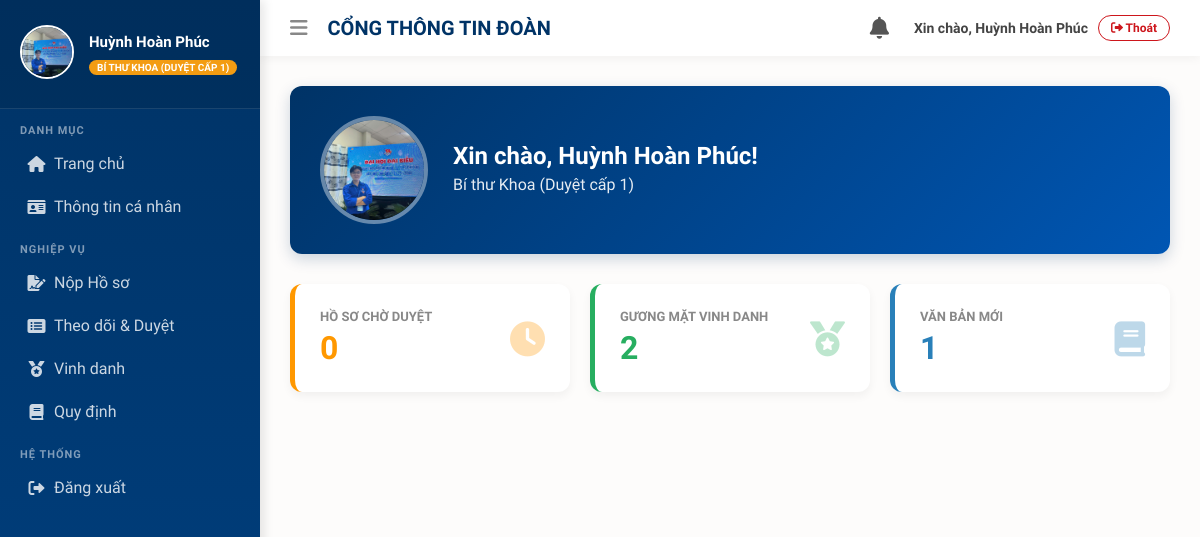
The app's page /dashboard/ (signed in) with its own data.
### umt_youth_union/models.py (models this page shows, shortened)
class SinhVien(models.Model):
    ma_sinh_vien = models.CharField(max_length=20, unique=True, db_index=True)
    user = models.OneToOneField(User, on_delete=models.CASCADE, null=True, blank=True)
    avatar = models.ImageField(upload_to='avatars/', null=True, blank=True, verbose_name="Ảnh đại diện")
    ma_sinh_vien = models.CharField(max_length=15, unique=True, verbose_name="MSSV")
    ho_ten = models.CharField(max_length=100, verbose_name="Họ và Tên")
    ngay_sinh = models.DateField(null=True, blank=True, verbose_name="Ngày sinh")
    quoc_tich = models.CharField(max_length=50, default="Việt Nam", verbose_name="Quốc tịch")
    email_sv = models.EmailField(max_length=100, verbose_name="Email Sinh viên")
    so_dien_thoai = models.CharField(max_length=15, null=True, blank=True, verbose_name="Số điện thoại")
    dia_chi_thuong_tru = models.TextField(null=True, blank=True, verbose_name="Nơi thường trú")
    dia_chi_tam_tru = models.TextField(null=True, blank=True, verbose_name="Nơi tạm trú")
    truong = models.CharField(max_length=100, default="Đại học Quản lý và Công nghệ TP.HCM (UMT)", verbose_name="Trường")
    khoa_hoc = models.CharField(max_length=20, null=True, blank=True, verbose_name="Khóa học")
    chi_doan_gan_ket = models.ForeignKey(ChiDoan, on_delete=models.SET_NULL, null=True, blank=True, verbose_name="Chi Đoàn")
    CHUC_VU_CHOICES = (
        ('DOAN_VIEN', 'Đoàn viên (Nộp hồ sơ)'),
        ('UY_VIEN', 'Ủy viên (Duyệt Minh chứng)'),
        ('BI_THU_KHOA', 'Bí thư Khoa (Duyệt cấp 1)'),
        ('BI_THU_TRUONG', 'Bí thư Trường (Duyệt cuối)'),
    )
    chuc_vu = models.CharField(max_length=20, choices=CHUC_VU_CHOICES, default='DOAN_VIEN', verbose_name="Chức vụ Đoàn")

### umt_youth_union/views.py (the view)
# urls.py: path('dashboard/', views.dashboard_view, name='dashboard'),
@login_required(login_url='login')
def dashboard_view(request):
    so_ho_so_cho = HoSoXetDuyet.objects.filter(trang_thai='CHO_DUYET').count()
    so_sv_dat = HoSoXetDuyet.objects.filter(trang_thai='DAT').count()
    so_van_ban = QuyDinhDieuLe.objects.count()
    try:
        sinh_vien = SinhVien.objects.get(user=request.user)
        user_role = sinh_vien.chuc_vu
    except SinhVien.DoesNotExist:
        sinh_vien = None
        user_role = 'DOAN_VIEN'
    context = {
        'page_title': 'Trang Tổng quan',
        'so_ho_so_cho': so_ho_so_cho,
        'so_sv_dat': so_sv_dat,
        'so_van_ban': so_van_ban,
        'sinh_vien': sinh_vien,
        'user_role': user_role,
        'is_admin': request.user.is_superuser
    }
    return render(request, 'umt_youth_union/dashboard.html', context)

### umt_youth_union/context_processors.py (called while the page is built)
def thong_bao_chung(request):
    if request.user.is_authenticated:
        thong_baos = ThongBao.objects.filter(nguoi_nhan=request.user).order_by('-ngay_tao')[:10]
        so_chua_xem = ThongBao.objects.filter(nguoi_nhan=request.user, da_xem=False).count()
        return {
            'chung_thong_bao_list': thong_baos,
            'chung_so_thong_bao': so_chua_xem
        }
    return {}

### umt_youth_union/templates/umt_youth_union/dashboard.html (shortened to what this page needs)
{% extends 'umt_youth_union/base.html' %}
{% block content %}
<div class="dashboard-header">
    {% if sinh_vien.avatar %}
        <img src="{{ sinh_vien.avatar.url }}" class="user-avatar-large">
    {% else %}
        <div class="user-avatar-large" style="background:#eee; display:flex; align-items:center; justify-content:center; color:#999; font-size:40px;"><i class="fas fa-user"></i></div>
    {% endif %}
    <div>
        <h2 style="margin: 0;">Xin chào, {{ user.last_name }} {{ user.first_name }}!</h2>
        {% if user.is_superuser %}
            <p style="margin: 5px 0; opacity: 0.9; color: #f1c40f; font-weight: bold;">QUẢN TRỊ VIÊN HỆ THỐNG</p>
        {% else %}
            <p style="margin: 5px 0; opacity: 0.9;">{{ sinh_vien.get_chuc_vu_display }}</p>
        {% endif %}
    </div>
</div>
<div class="stats-grid">
    <a href="{% url 'danh_sach_ho_so' %}" class="stat-card-link">
        <div class="stat-card" style="border-left-color: #ff9800;">
            <div><div class="stat-label">Hồ sơ chờ duyệt</div><div class="stat-value" style="color: #ff9800;">{{ so_ho_so_cho }}</div></div>
            <i class="fas fa-clock" style="font-size: 35px; color: #ff9800; opacity: 0.3;"></i>
        </div>
    </a>
    <a href="{% url 'vinh_danh' %}" class="stat-card-link">
        <div class="stat-card" style="border-left-color: #27ae60;">
            <div><div class="stat-label">Gương mặt vinh danh</div><div class="stat-value" style="color: #27ae60;">{{ so_sv_dat }}</div></div>
            <i class="fas fa-medal" style="font-size: 35px; color: #27ae60; opacity: 0.3;"></i>
        </div>
    </a>
    <a href="{% url 'quy_dinh' %}" class="stat-card-link">
        <div class="stat-card" style="border-left-color: #2980b9;">
            <div><div class="stat-label">Văn bản mới</div><div class="stat-value" style="color: #2980b9;">{{ so_van_ban }}</div></div>
            <i class="fas fa-book" style="font-size: 35px; color: #2980b9; opacity: 0.3;"></i>
        </div>
    </a>
</div>
{% endblock %}

### umt_youth_union/templates/umt_youth_union/base.html (shortened to what this page needs)
{% load static %}
<!DOCTYPE html>
<html lang="vi">
<head>
    <link rel="stylesheet" href="https://cdnjs.cloudflare.com/ajax/libs/font-awesome/6.0.0/css/all.min.css">
</head>
<body>
    <div class="wrapper">
        {% include 'umt_youth_union/sidebar.html' %}
        <div class="content-wrapper">
            <header class="main-header">
                <div class="header-logo">
                    <i class="fas fa-bars" style="cursor: pointer; margin-right: 15px; color: #888;"></i>
                    <span>CỔNG THÔNG TIN ĐOÀN</span>
                </div>
                <div class="header-right">
                    <div class="notification-dropdown">
                        <i class="fas fa-bell" style="font-size: 22px; color: #555;" onclick="toggleNoti()"></i>
                    </div>
                    <div style="display: flex; align-items: center; gap: 10px;">
                        <span style="font-weight: 600; font-size: 14px;">Xin chào, {{ user.last_name }} {{ user.first_name }}</span>
                        <a href="{% url 'logout' %}" style="color: #cd161c; text-decoration: none; border: 1px solid #cd161c; padding: 5px 12px; border-radius: 20px; font-size: 12px; font-weight: bold;">
                            <i class="fas fa-sign-out-alt"></i> Thoát
                        </a>
                    </div>
                </div>
            </header>
            <section class="content">
                {% block content %}
                {% endblock %}
            </section>
        </div>
    </div>
</body>
</html>

### umt_youth_union/templates/umt_youth_union/sidebar.html (shortened to what this page needs)
{% load static %}
<div class="sidebar">
    <div class="user-panel">
        <div class="image">
            {% if user.sinhvien.avatar %}<img src="{{ user.sinhvien.avatar.url }}" class="img-circle">
            {% else %}<div class="img-circle-default"><i class="fas fa-user"></i></div>{% endif %}
        </div>
        <div class="info">
            <p>{{ user.last_name }} {{ user.first_name }}</p>
            {% if user.is_superuser %}
                <span class="role-badge" style="background: #e74c3c;">Admin</span>
            {% else %}
                <span class="role-badge">{{ user.sinhvien.get_chuc_vu_display }}</span>
            {% endif %}
        </div>
    </div>
    <ul class="sidebar-menu">
        <li class="header">DANH MỤC</li>
        <li><a href="{% url 'dashboard' %}"><i class="fas fa-home"></i> <span>Trang chủ</span></a></li>
        <li><a href="{% url 'profile' %}"><i class="fas fa-id-card"></i> <span>Thông tin cá nhân</span></a></li>
        <li class="header">NGHIỆP VỤ</li>
        <li><a href="{% url 'chon_danh_hieu' %}"><i class="fas fa-file-signature"></i> <span>Nộp Hồ sơ</span></a></li>
        <li><a href="{% url 'danh_sach_ho_so' %}"><i class="fas fa-list-alt"></i> <span>Theo dõi & Duyệt</span></a></li>
        <li><a href="{% url 'vinh_danh' %}"><i class="fas fa-medal"></i> <span>Vinh danh</span></a></li>
        <li><a href="{% url 'quy_dinh' %}"><i class="fas fa-book"></i> <span>Quy định</span></a></li>
        <li class="header">HỆ THỐNG</li>
        <li><a href="{% url 'logout' %}"><i class="fas fa-sign-out-alt"></i> <span>Đăng xuất</span></a></li>
    </ul>
</div>

### umt_youth_union/templates/umt_youth_union/base.html (style rules this page uses)
body { margin: 0; font-family: 'Segoe UI', Arial, sans-serif; background: #fdfcfb; color: #444; }
.wrapper { display: flex; width: 100%; min-height: 100vh; }
.content-wrapper { width: 100%; margin-left: 260px; display: flex; flex-direction: column; }
.main-header { background: white; padding: 15px 30px; display: flex; justify-content: space-between; align-items: center; box-shadow: 0 2px 10px rgba(0,0,0,0.05); position: sticky; top: 0; z-index: 900; }
.header-logo { font-size: 20px; font-weight: 800; color: #003366; }
.header-right { display: flex; align-items: center; gap: 25px; }
.notification-dropdown { position: relative; cursor: pointer; }
.content { padding: 30px; max-width: 1200px; margin: 0 auto; width: 100%; box-sizing: border-box; }

### umt_youth_union/templates/umt_youth_union/sidebar.html (style rules this page uses)
.sidebar { width: 260px; background: linear-gradient(180deg, #003366 0%, #004080 100%); height: 100vh; position: fixed; top: 0; left: 0; overflow-y: auto; color: #fff; font-family: 'Segoe UI', sans-serif; z-index: 1000; box-shadow: 4px 0 10px rgba(0,0,0,0.1); }
.user-panel { padding: 25px 20px; display: flex; align-items: center; gap: 15px; background: rgba(0,0,0,0.1); border-bottom: 1px solid rgba(255,255,255,0.1); }
.img-circle { width: 50px; height: 50px; border-radius: 50%; object-fit: cover; border: 2px solid #fff; }
.info p { font-weight: bold; margin: 0 0 5px 0; font-size: 15px; }
.role-badge { font-size: 10px; text-transform: uppercase; background: #f39c12; padding: 2px 8px; border-radius: 10px; color: white; font-weight: bold; }
.sidebar-menu { list-style: none; padding: 0; margin: 0; }
.sidebar-menu li.header { color: rgba(255,255,255,0.5); padding: 15px 25px 5px 20px; font-size: 11px; font-weight: bold; text-transform: uppercase; letter-spacing: 1px; }
.sidebar-menu li a { display: flex; align-items: center; padding: 12px 20px; color: rgba(255,255,255,0.8); text-decoration: none; border-left: 4px solid transparent; transition: 0.2s; }
.sidebar-menu li a i { width: 25px; text-align: center; margin-right: 5px; }

### umt_youth_union/templates/umt_youth_union/dashboard.html (style rules this page uses)
.dashboard-header { background: linear-gradient(135deg, #003366 0%, #0056b3 100%); color: white; padding: 30px; border-radius: 12px; box-shadow: 0 5px 15px rgba(0,51,102,0.2); display: flex; align-items: center; gap: 25px; margin-bottom: 30px; }
.user-avatar-large { width: 100px; height: 100px; border-radius: 50%; border: 4px solid rgba(255,255,255,0.4); object-fit: cover; }
.stats-grid { display: grid; grid-template-columns: repeat(auto-fit, minmax(280px, 1fr)); gap: 20px; }
.stat-card-link { text-decoration: none; color: inherit; transition: 0.3s; }
.stat-card { background: white; padding: 25px; border-radius: 12px; box-shadow: 0 4px 10px rgba(0,0,0,0.05); border-left: 5px solid #ccc; display: flex; justify-content: space-between; align-items: center; }
.stat-value { font-size: 32px; font-weight: 800; color: #333; margin-top: 5px; }
.stat-label { color: #888; font-size: 13px; font-weight: bold; text-transform: uppercase; }

### records on screen
SinhVien: avatar (picture), chuc_vu "Bí thư Khoa (Duyệt cấp 1)"

### other values on screen
{{ user.last_name }} "Huỳnh Hoàn"
{{ user.first_name }} "Phúc"
{{ user.sinhvien.get_chuc_vu_display }} "BÍ THƯ KHOA (DUYỆT CẤP 1)"
{{ so_ho_so_cho }} "0"
{{ so_sv_dat }} "2"
{{ so_van_ban }} "1"
